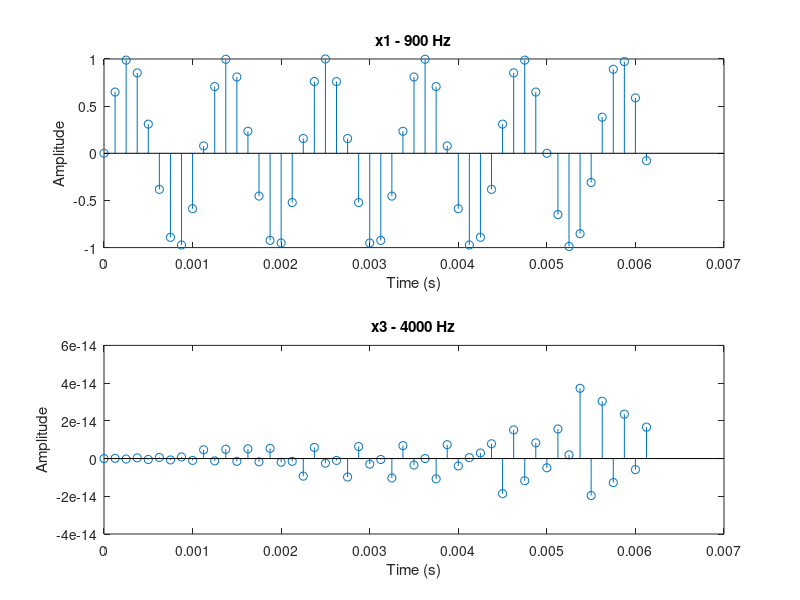
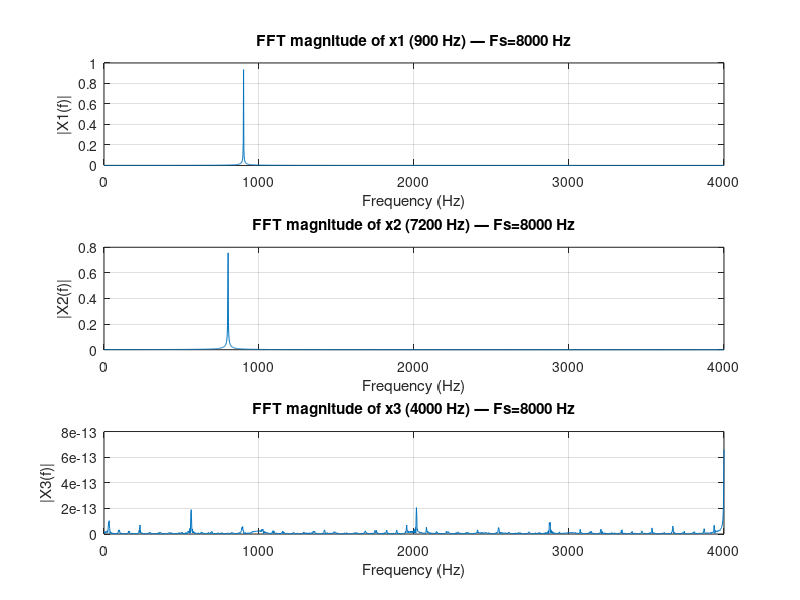
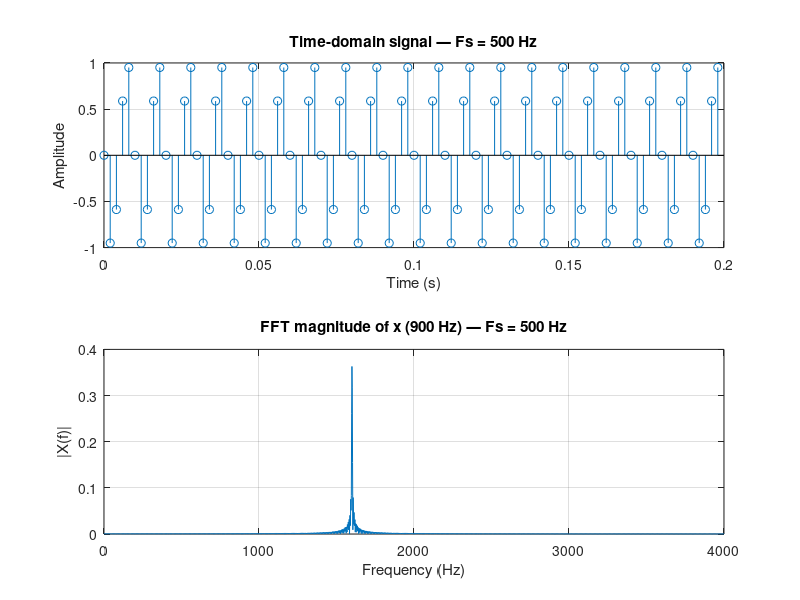
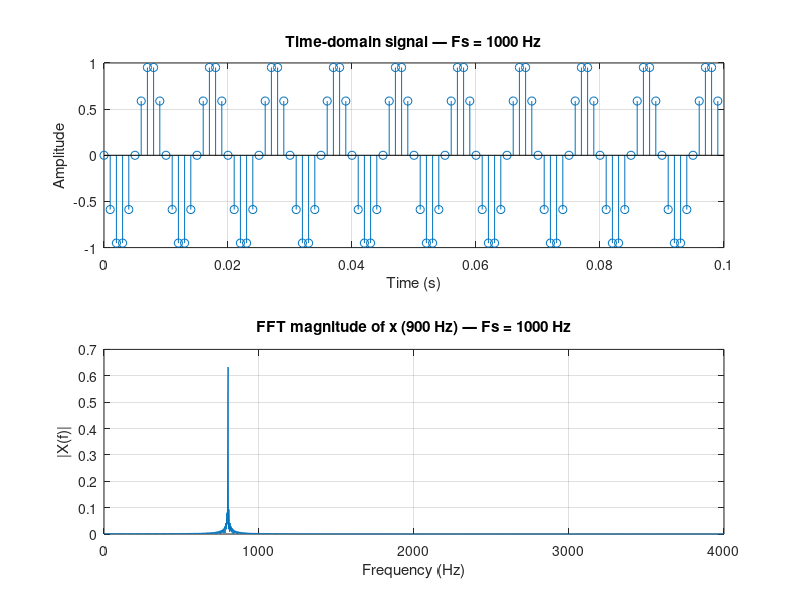

Reproduce these figures in MATLAB, in order. (Note: this script raises an error after producing the figures.)
close all;
clear;
clc;

%%%%%%%%%%%%%%%%%%%%%%%%%%%%%%%%%%%%%%%%%%%%%%%%%%%%%%%%%%%%%%%%%%%%%%%%
%% This is the blank template for Lab A, 2025           %%%%%%%%%%%%%%%%
%%%%%%%%%%%%%%%%%%%%%%%%%%%%%%%%%%%%%%%%%%%%%%%%%%%%%%%%%%%%%%%%%%%%%%%%

%Task 1
Fs = 8000;  % Sampling frequency of 8000 Hz
F0 = 900;   % Fundamental frequency of 900 Hz
d = 3;      % duration of 3 sec

Nfft = 4096; % FFT length 

%Task 2
N = Fs * d;
n = 0 : N-1;

%Task 3
t = n / Fs;

%Task 4
x = sin (2 * pi * F0 * t);

%Task 5
%sound(x,Fs);
%pause(3.5)

%Task 6
F0_x1 = 900;  % Assuming Fundamental frequency of x1 = x
F0_x2 = 7200; % Fundamental frequency of x2 = 7.2k
F0_x3 = 4000; % Fundamental frequency of x3 = 4000

x1 = sin (2 * pi * F0_x1 * t);
x2 = sin (2 * pi * F0_x2 * t);
x3 = sin (2 * pi * F0_x3 * t);

% Task 7 - stem short window of each waveform and listen
figure;
subplot(2,1,1);
stem(t(1:50), x1(1:50));  % stem 50 samples
title('x1 - 900 Hz');
xlabel('Time (s)');
ylabel('Amplitude');

%sound(x1,Fs);
%pause(3.5)

subplot(2,1,2);
stem(t(1:50), x2(1:50));
title('x2 - 7200 Hz');
xlabel('Time (s)');
ylabel('Amplitude');

%sound(x2,Fs);
%pause(3.5)

subplot(2,1,2);
stem(t(1:50), x3(1:50));
title('x3 - 4000 Hz');
xlabel('Time (s)');
ylabel('Amplitude');

%sound(x3,Fs);
%pause(3.5)

f_axis = (0:(Nfft/2))*(Fs/Nfft);

X1 = fft(x1, Nfft);
X2 = fft(x2, Nfft);
X3 = fft(x3, Nfft);

P1 = abs(X1)/Nfft;
P2 = abs(X2)/Nfft;
P3 = abs(X3)/Nfft;

P1s = P1(1:Nfft/2+1);
P2s = P2(1:Nfft/2+1);
P3s = P3(1:Nfft/2+1);
P1s(2:end-1) = 2*P1s(2:end-1);
P2s(2:end-1) = 2*P2s(2:end-1);
P3s(2:end-1) = 2*P3s(2:end-1);


% Plot FFT magnitudes (linear)
figure('Name','Single-sided FFT magnitude');
subplot(3,1,1)
plot(f_axis, P1s);
xlim([0 Fs/2]);
grid on;
title(sprintf('FFT magnitude of x1 (%.0f Hz) — Fs=%.0f Hz', F0_x1, Fs));
xlabel('Frequency (Hz)'); ylabel('|X1(f)|');

subplot(3,1,2)
plot(f_axis, P2s);
xlim([0 Fs/2]);
grid on;
title(sprintf('FFT magnitude of x2 (%.0f Hz) — Fs=%.0f Hz', F0_x2, Fs));
xlabel('Frequency (Hz)'); ylabel('|X2(f)|');

subplot(3,1,3)
plot(f_axis, P3s);
xlim([0 Fs/2]);
grid on;
title(sprintf('FFT magnitude of x3 (%.0f Hz) — Fs=%.0f Hz', F0_x3, Fs));
xlabel('Frequency (Hz)'); ylabel('|X3(f)|');

% Task 8 - nyquist
Fs_values = 500 : 500 : 3000;
f0 = 900;
d = 3;

for i = 1:length(Fs_values)
    fs = Fs_values(i);
    N = fs * d;
    n = 0:N-1;
    t = n/fs;

    % Generate signal
    x = sin(2*pi*f0*t);

    % Compute FFT
    X = fft(x, Nfft);
    P = abs(X)/Nfft;
    Ps = P(1:Nfft/2+1);
    Ps(2:end-1) = 2*Ps(2:end-1);

    % Create a new figure for each fs
    figure('Name', sprintf('Signal and FFT (Fs = %d Hz)', fs));

    % --- Subplot 1: Time domain ---
    subplot(2,1,1);
    stem(t(1:min(100, numel(t))), x(1:min(100, numel(x))));
    title(sprintf('Time-domain signal — Fs = %d Hz', fs));
    xlabel('Time (s)');
    ylabel('Amplitude');
    grid on;

    % --- Subplot 2: Frequency domain ---
    subplot(2,1,2);
    plot(f_axis, Ps);
    xlim([0 Fs/2]);
    grid on;
    title(sprintf('FFT magnitude of x (%.0f Hz) — Fs = %.0f Hz', f0, fs));
    xlabel('Frequency (Hz)');
    ylabel('|X(f)|');

    % Play tone
    % sound(x, fs);
    fprintf('Playing tone at fs = %d Hz\n', fs);
    % pause(3.5);
end

%% Put Section Break for ease

% Task 10 - aliasing with Handel audio
%original audio load and listen
load handel.mat;

filename = 'handel.wav';
audiowrite(filename,y,Fs);
clear y Fs

[y,Fs] = audioread('handel.wav');

% sound(y,Fs);
% pause(10);

% Try undersampling
fs_test = [round(Fs/2), round(Fs/3), round(Fs/4)];

figure;
subplot(2,1,1);
stem(y);
title(['Original signal at ', num2str(Fs), ' Hz']);
xlabel('Sample Index'); ylabel('Amplitude');

for k = 1:length(fs_test)
    newFs = fs_test(k);
    y_resampled = resample(y, newFs, Fs);

    subplot(2,1,2);
    stem(y_resampled);
    title(['Resampled at ', num2str(newFs), ' Hz']);
    xlabel('Sample Index'); ylabel('Amplitude');

    sound(y_resampled, newFs);
    %pause(10);
end